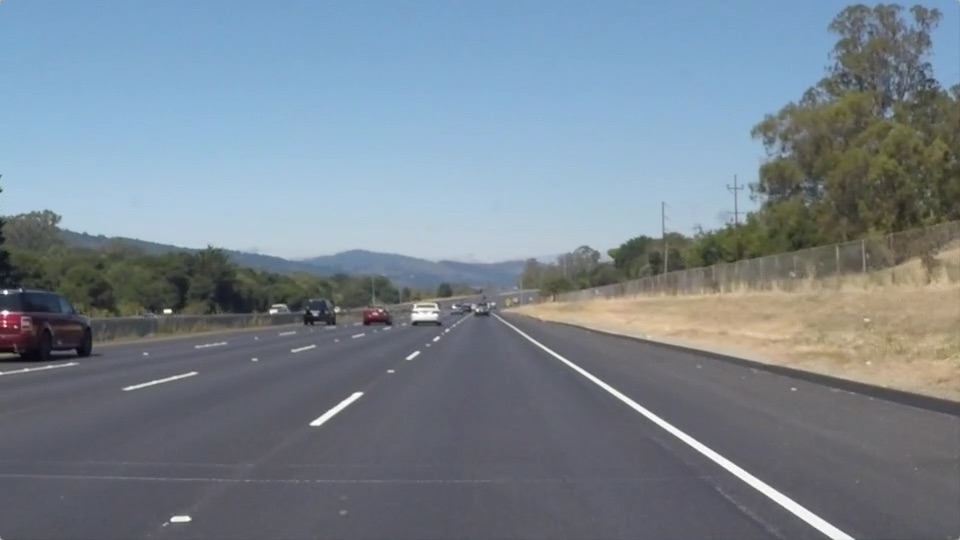
#> input picture test_images/solidWhiteRight.jpg, 960 x 540 px
$ jupyter execute --allow-errors basic_lane_detection.ipynb   (shell and % lines are left out)
#> lines starting #> are read from the running program, lines starting #| are printed output that depends on the picture
#> further down, image is the input picture: shape (540, 960, 3); mean R, G, B 120.3, 132.6, 143.7
# **Finding Lane Lines on the Road**

### Pipeline
The pipeline implemented here consists of 11 steps, described below.

#### 1. Alter image saturation and contrast
As in the 'challenge' video, yellow lane lines can be difficult to identify in bright sunlight, and on irregular road surfaces which are not a convenient shade of black. Increasing the saturation of the image enables easier detection of yellow lane lines. Coupled with a contrast adjustment, it becomes possible to recognize the yellow lane lines in the challenge video during the two-second interval of bright sunlight, $~0:04$ to $~0:06$.

#### 2. Convert to grayscale
To enable the detection of edges, the image must be converted to grayscale, as described in the accompanying lessons.

#### 3. Apply a Gaussian filter
A gaussian blur filter with a kernel of size 3 is applied as a means of noise reduction, and to ensure that the most prominent lines in the image are more easily detected in the following steps.

#### 4. Canny edge detection
The Canny transform is applied to the image, indicating the pixels where the image gradient is above a certain threshold.

#### 5. Define region of interest (ROI)
The region of interest is statically defined, as a trapezoid whose two longest edges are approximately parallel to the left, and right lane lines respectively.

#### 6. Detection of line segments via the hough transform
Applying the hough transform, line segments are detected. Line segments are then seperated by the lane to which they appear to belong, based on their slope, $m$. Recalling that the origin is in the upper left corner of the frame, we define lines with $m > 0$ to be part of the right lane, and lines with $m \leq 0$ to be part of the left lane. **Each step below marked with an (L/R) is performed separately for each lane line.**

#### 7. Line segments with outlier slopes are excluded. (L/R)
Prior to the definition of a continuous lane line, segments whose slopes are deemed to be outliers are removed. First, a soft maximum and minimum threshold are defined, call these $m_{max}$ and $m_{min}$. Second, compute the interquartile range (IQR) of all line segments with slopes, $m$ such that $m_{min} < m < m_{max}$.

Let $Q1$ be the lower quartile of this restricted distribution of slopes in the allowed rasnge, and let $Q3$ be its upper quartile.

Finally, any segment whose slope falls outside the range $[Q1 - 1.5 \times IQR, Q3 + 1.5 \times IQR]$, is defined to be an outlier, and is excluded from further processing. Note that there is no explicit exclusion of slopes greater than $m_{max}$ or less than $m_{min}$. Rather we model outliers based on a restricted range of slopes, and *only* remove segments based on the prooperties of this distribution. This effectively turns $m_{max}$ and $m_{min}$ into soft thresholds, enabling more organic outlier removal.

#### 8. Linear modelling of lane lines (L/R)
Using the collection of endpoints of all segments deemed *inliners* in step **7**, a linear model is fit for each lane via simple linear regression.

#### 9. Exponential smoothing of lane parameters (L/R)
To reduce jitteriness, take into account past knowledge of the location of lane lines,  and render the lane line model more robust, exponential smoothing is applied to the parameters of the linear fit described in **8**. Let $m_i, b_i$ be the slope and y-intercept of the linear model of a lane line computed in **8**, for frame $i$ of a video. We define $m_{i,smooth}, b_{i,smooth}$ as follows:

$m_{i,smooth} = \gamma m_i + (1 - \gamma) m_{i-1, smooth}$

$b_{i,smooth} = \gamma b_i + (1 - \gamma) b_{i-1, smooth}$

where $\gamma$ is a smoothing coefficient. Best results were achieved here for $\gamma = 0.1$. This makes the lane modelling procedure heavily reliant on past results, and extremely conservative. While this is advantageous in cases where difficult conditions may momentarily impede lane-line identification, and works quite well for the videos provided here, realistically it would make adapting to rapid changes difficult.

**Note** The smoothing procedure is only valid for video. When the pipeline is applied to single images, no smoothing takes place.

#### 10. Drawing of lane lines. (L/R)
The maximum and minimum vertical coordinates, $y_{min}, y_{max}$, of any line segment from step **6** are computed.

Let $m, b$ be the (smoothed, if applicable) slope and (smoothed, if applicable) y-intercept of a linear model defined in **8,9**. A straight line is drawn from $(x_0, y_{min})$ to $(x_1, y_{max})$ for each lane, where $y_{min}= mx_0 + b$, and $y_{max} = mx_1 + b$.

#### 11. Overlay the lane lines on the original image.
The lane lines are drawn on the grayscale working image which has been heavily processed as part of the edge detection procedure. This working copy is combined with the original input image, enabling the input image to be reproduced with the additional lane lines drawn over it.

## Shortcomings and Possible Improvements

### Runtime
One must imagine that a procedure for detecting lane lines will run in concert with many other simultaneous tasks on an autonomous vehicle. At present the pipeline is implemented with a single thread of execution. An updated pipeline, with more support for concurrent execution, perhas GPU support, particularly where operations on images are per-pixel, would be more efficient.

### Obstacles, weather conditions, road conditions
An approach to lane line detection based solely on vision and following the methodology  implemented here, is severly limited in all but near-ideal conditions.

First, on a wet or icy road, where lane lines may be visually broken and the road very reflective, edge detection will undoubtedly be far more difficult.

Obstacles on the road, proximal vehicles, and irregularl lane lines would all cause the proposed pipeline to faulter.

Where road work is being performed, it is common for lane lines to be painted over in black, and new lanes defined alongside. This process creates spurious edges, which are difficult to distinguish from genuine lane lines. The use of different qualities of paint will present further challenges.

On many roads, lane lines are not omnipresent. Indeed, one must stress that the videos provided, which depict *a nice day in California on a highway with almost no traffic* are a wildly simplified case, and totally unrepresentative of the real challenge of identifying lane lines, or developing lane-keeping methods for use "in the wild."

To make the pipline more robust in the face of the aforedescribed averse conditions, a first step would be more extensive image pre-processing, for the removal of glare and reflection. A hardware solution may also be necessary: a front facing camera is the equivalent of putting blinders on a horse, the detection procedure could be augmented by data from cameras positioned in the wheelarches of the vehicle. Specialized hardware filters (e.g. a *polarizing filter* fitted to the camera

A human driver has a much richer notion of what a lane line represents, which enables safe-driving in averse conditions, and when there are no lane lines at all. Indeed, roads without lane lines should become more common, as it's been noted that a reduction in signage and  improves both the flow of traffic, and leads to fewer accidents [See here](https://www.theguardian.com/commentisfree/2016/feb/04/removal-road-markings-safer-fewer-accidents-drivers).

### Curved lane lines
A very obvious limitation of this simplistic approach is an innability to model curved lane lines in, for example, tight bends. Assuming the same ideal conditions in the provided videos, however, this can be very easily dealt with.

First, a simple alternative would be fitting a bezier curve to each lane, rather than a linear model, which is a self-evident oversimplification. While a linear model was sufficient for the sake of completing the project in limited time, more suitable modelling approaches are available.

Alternatively, the vertical position of line segments could be binned, and a linear model fit within each bin. Approaches abound, and I look forward to playing with this when more spare time sneaks up on me, or later in the course, as I assume the topic will present itself.

### Inability to automatically adapt to unexpected conditions
Lane line detection as implemented here cannot adapt to unexpected conditions, and the approach lacks a dynamic quality. Aside from what has been described above, the vehicle itself may be moved out of a central position.

In all examples, the car is driving steadily, at a constant speed, in a single lane. No maneuvres are performed. A much more difficult task, is the detection of lane lines regardless of the path taken by the vehicle.

In such cases it may, for instance, be more appropriate to detect all lanes on the road, rather than restricting attention to the markings immediately in front of the vehicle. The approch applied here and in the lessons is akin to putting blinders on the vehicle. More appropriate decisions can then be made by the models responsible for vehicle function and movement, in difficult situations.

### Threshold based-approaches
Finally, nearly all the algorithms applied in the pipeline as implemented here, and in the lessons, are based on thresholds. This *line in the sand* appraoch, is generally best replaced with a probabilistic method, where decisions can be made based on a computed degree of confidence in an estimate, rather than an arbitrary threshold.

### Learning for adaptation
Rather than vision alone, a hybrid solution relying on an underlying machine learning infrastcuture would, in many cases, render the detection pipeline more robust, and more adaptable to averse conditions. This would lead to a more adaptable model, and allow valuable measures of statistical confidence.

However, a word of caution: it would be wildly irresponsible to rely solely on a machine learning solution in a mission critical, and life critical system. A hybrid approach is key, as any statistical model is, realisticaly, imperfect. One can imagine an emergency system which will take over and guide the vehicle safely to a stop, or safely enable the intervention of a human driver, in cases where the decisions being made by the learned model do not meet certain confidence requirements in exceptional sitautions.

## A final note on implementation choices
An effort has been made to adhere to the schema suggested by the lessons, and by the sample code and helper methods provided in this notebook.

[cell 1]
import matplotlib.pyplot as plt
import matplotlib.image as mpimg
import numpy as np
import cv2

## Additional imports
from collections import deque
import math
import os

from moviepy.editor import VideoFileClip
from IPython.display import HTML

## Helper methods (original/modified)

The methods below were provided with the project outline. First, `hough_lines`, `draw_lines`, have been extended to support an additional paramter `smoother`. This parameter is to be an instance of `LaneSmoother` (see above).

Next, `draw_lines` has been extended to include

1. Drawing of consensus, smoother lane markers, rather than individual line segments

2. Removal of segments whose slopes are outliers or whose slopes do not fall within the range expected for valid lane lines.

3. Linear modelling of lane lines based on the extremeties of the segments computed in `hough_lines`

4. Exponential smoothing of the parameters of linear lane-line models.

A more in-depth discussion follows in the reflection.

[cell 2]
def grayscale(img):
    """Applies the Grayscale transform
    This will return an image with only one color channel
    but NOTE: to see the returned image as grayscale
    you should call plt.imshow(gray, cmap='gray')"""
    return cv2.cvtColor(img, cv2.COLOR_BGR2GRAY)

def canny(img, low_threshold, high_threshold):
    """Applies the Canny transform"""
    return cv2.Canny(img, low_threshold, high_threshold)

def gaussian_blur(img, kernel_size):
    """Applies a Gaussian Noise kernel"""
    return cv2.GaussianBlur(img, (kernel_size, kernel_size), 0)

# [154 lines left out: functions region_of_innterest, draw_lines, hough_lines, weighted_img, not called in this run]

## Helper Sources (additional)
The following methods (and one class definition) have been added, and are not present in the original project outline. They are presented separately here for clarity. Below, you will find the following:

1. `moutliers` A helper method for flagging outliers in a set of slopes based on the interquartile range of the distribution of slopes which fall between pecified minimum and maximum allowed values.

2. `line_params` A helper method for computing the parameters of a line segment, given its endpoints.

3. `flatten` A trivial helper method, for 'flattening' a list, one level deep (i.e. `[[1,2]]` becomes `[1,2]`).

4. `LaneSmoother` Class whose responsibility is the application of exponential smoothing to the parameters of the linear lane-line model. See the class documentation for more information.

[cell 3]
# [63 lines left out: functions moutliers, line_params, flatten, not called in this run]

class LaneSmoother:
    """ Exponential smoothing of the parameters of the lane line.

    Lane lines are modelled as a linear function of x-coordinate
    in the image. This class applies simple exponential smoothing to
    the parameters. Parameters are smoothed as:

    m1 = gamma*m1 + m0*(1 - gamma)
    b1 = gamma*b1 + b0*(1 - gamma)


    Attributes:
    left_prev (Dict): A dictionary {m: ...,b: ...} of the previous smoothed parameters. m is the
    slope of the lane line, and b is the y-intercept.

    right_prev (Dict): As above, but for the right lane.
    """
    def __init__(self, gamma):
        self.gamma = gamma

        self.left_prev  = {'m': None, 'b': None}
        self.right_prev = {'m': None, 'b': None}

    # [35 lines left out: function smooth, not called in this run]


def image_saturation(image, saturation_factor):
    """ Change the saturation of an RGB image.

    Args:
    image (Image) : The image whose saturation we wish to change. Must be
    cv2.RGB

    saturation_factor (Number) : Factor by which we wish to change saturation.

    Note that this method works by converting the image from RGB to HSV space
    using opencv's cvtColor method.

    Returns:
        Image with modified saturation.
    """
    image_working = cv2.cvtColor(image, cv2.COLOR_BGR2HSV)
    (h, s, v) = cv2.split(image_working)
    s = s*saturation_factor
    s = np.clip(s,0,255)
    image_working = cv2.merge([h,s,v])
    image_working = cv2.cvtColor(image_working, cv2.COLOR_HSV2BGR)
    return(image_working)

# Pipeline
More details are provided in the reflection. See the commentary below for an outline.

[cell 4]
def process_image(image, smoother):
    """ Detect and mark lane lines in an image.

    Args:
    image (Image) : An single image to process.

    smoother (LaneSmoother) : Either an instance of LaneSmoother or None. If this
    processing pipeline is being applied to single images, smoothing is not supported.


    The pipeline is as follows:

    (1) Increase image saturation by a factor of 2.
    (2) Increase image contrast (alpha 1.0, beta -100)
    (3) Convert to grayscale
    (4) Guassian blur
    (5) Canny edge detection
    (6) Define region of interest
    (7) Detect line segment via the Hough transform.
       (7.1) Detect and exclude line segments deemed to be outliers for each lane
       (7.2) Apply a linear model to each lane
       (7.3) If applicable, smooth the parameters of the model describing each lane based
             on previous iterations.
    (8) Combine the overlay, where lane lines have been drawn, and the original image.

    Returns:
        A numpy.ndarray representing an image with marked lane lines.
        Dimensions are identical to input image, color is preserved.
    """

    image_working = image

    xsize = image_working.shape[1]
    ysize = image_working.shape[0]

    ## Up saturation
    image_working = image_saturation(image_working, 2)


    ## Modify the contrast of the image. With the saturation
    ## increase above ^ this makes yellow lane lines more
    ## easily spotted in bright sunlight (easily observed
    ## in the challenge video).
    beta  = np.array([-100.0])
    cv2.add(image_working, beta, image_working)


    image_working = grayscale(image_working)

    image_working = gaussian_blur(image_working, kernel_size=3)

    image_working = canny(image_working, low_threshold=50, high_threshold=150)

    ## The image here is considered as a 32 x 32 grid, to make it simpler to
    ## reason about the space being defined as the ROI.
    roi_vertices  = np.array([[(xsize*(3/32), ysize),
                               (xsize*(15/32), ysize*(19/32)),
                               (xsize*(17/32), ysize*(19/32)),
                               (xsize, ysize)]], dtype='int32')

    image_working = region_of_interest(image_working, vertices=roi_vertices)

    image_working = hough_lines(image_working, rho=1, theta=1*(math.pi/180),
                                threshold=15, min_line_len=30, max_line_gap=30,
                                smoother=smoother)

    result = weighted_img(image_working, image)

    return result

## Tests on Images
Images are saved in the `test_images` directory, please view them there.

[cell 5]
test_images = ['solidWhiteRight.jpg', 'solidYellowCurve.jpg',
               'solidWhiteCurve.jpg', 'solidYellowLeft.jpg',
               'solidYellowCurve2.jpg', 'whiteCarLaneSwitch.jpg']

#> (the rest of this cell did not finish here and is left out)

#> in image_saturation, `(h, s, v) = cv2.split(image_working)`:
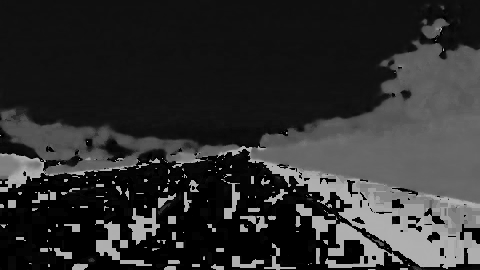
#> h: shape (540, 960) (shown at 1/2 size); min 0, max 178, mean 47.1
#> in image_saturation, `(h, s, v) = cv2.split(image_working)`:
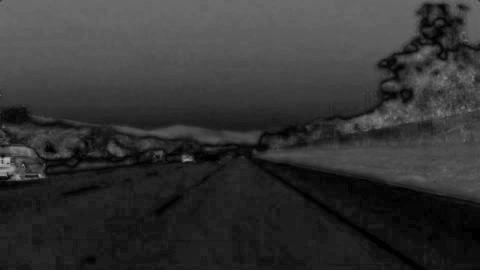
#> s: shape (540, 960) (shown at 1/2 size); min 0, max 189, mean 51.9
#> in image_saturation, `(h, s, v) = cv2.split(image_working)`:
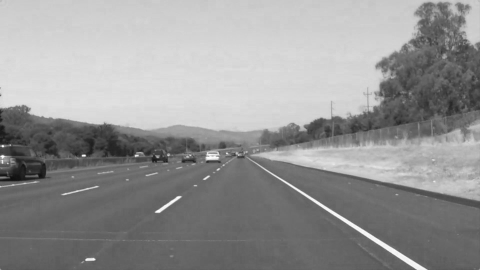
#> v: shape (540, 960) (shown at 1/2 size); min 13, max 255, mean 149.2
#> in image_saturation, `s = s*saturation_factor`:
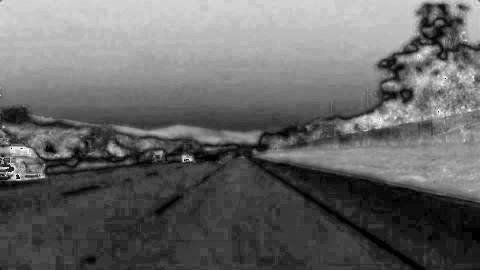
#> s: shape (540, 960) (shown at 1/2 size); min 0, max 254, mean 103.4
#> in image_saturation, `image_working = cv2.cvtColor(image_working, cv2.COLOR_HSV2BGR)`:
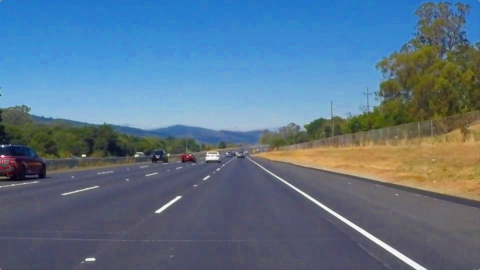
#> image_working: shape (540, 960, 3) (shown at 1/2 size); mean R, G, B 90.9, 115.6, 138.1
#> in process_image, `cv2.add(image_working, beta, image_working)`:
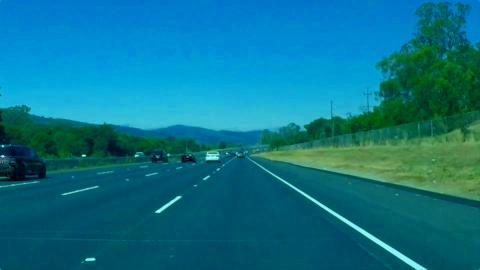
#> image_working: shape (540, 960, 3) (shown at 1/2 size); mean R, G, B 10.9, 115.6, 138.1
#> in grayscale, `return cv2.cvtColor(img, cv2.COLOR_BGR2GRAY)`:
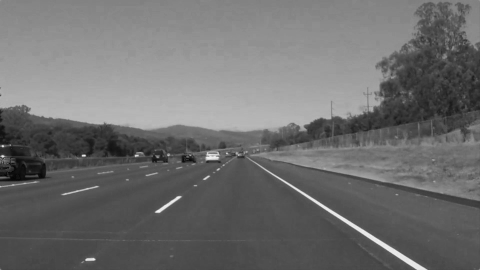
#> returned value: shape (540, 960) (shown at 1/2 size); min 1, max 244, mean 110.4
#> in canny, `return cv2.Canny(img, low_threshold, high_threshold)`:
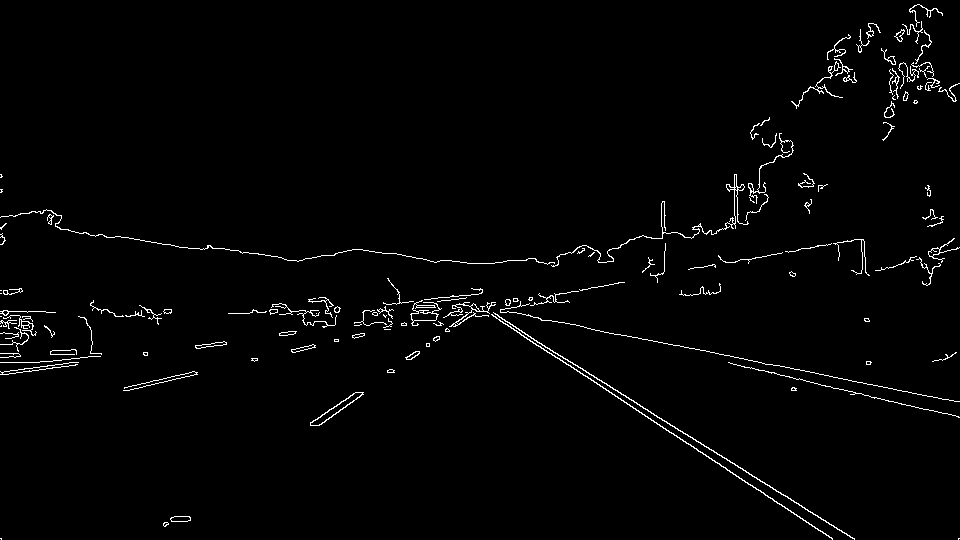
#> returned value: shape (540, 960); 1.7% white in thin lines or dots
    mpimg.imsave('test_images/test_' + image_path, res)

## Test on Videos

[cell 6]
white_output = 'white.mp4'
smoother = LaneSmoother(0.1)
#> (the rest of this cell did not finish here and is left out)

[cell 7]
HTML("""
<video width="960" height="540" controls>
  <source src="{0}">
</video>
""".format(white_output))

[cell 8]
yellow_output = 'yellow.mp4'
smoother = LaneSmoother(0.1)
#> (the rest of this cell did not finish here and is left out)

[cell 9]
HTML("""
<video width="960" height="540" controls>
  <source src="{0}">
</video>
""".format(yellow_output))

## Optional Challenge

The pipeline is applied to all three vidoes here, however, the utility of the removal of outlier slopes is most evident in the processing of this challenge video, where line segments detected on the hood of the vehicle are excluded. See this reflection above.

Increasing the saturation and contrast of each image to compensate for the effect of bright sunlight and an irregular road surface from 0:04 - 0:06 assisted in the detection of the yellow lane line for these portions of the image.

Finally, applying exponential smoothing to the parameter of the linear model used to describe lane lines eliminated a large part of the jitteriness that would otherwise be observed in all provided videos.

[cell 10]
challenge_output = 'extra.mp4'
smoother = LaneSmoother(0.1)
